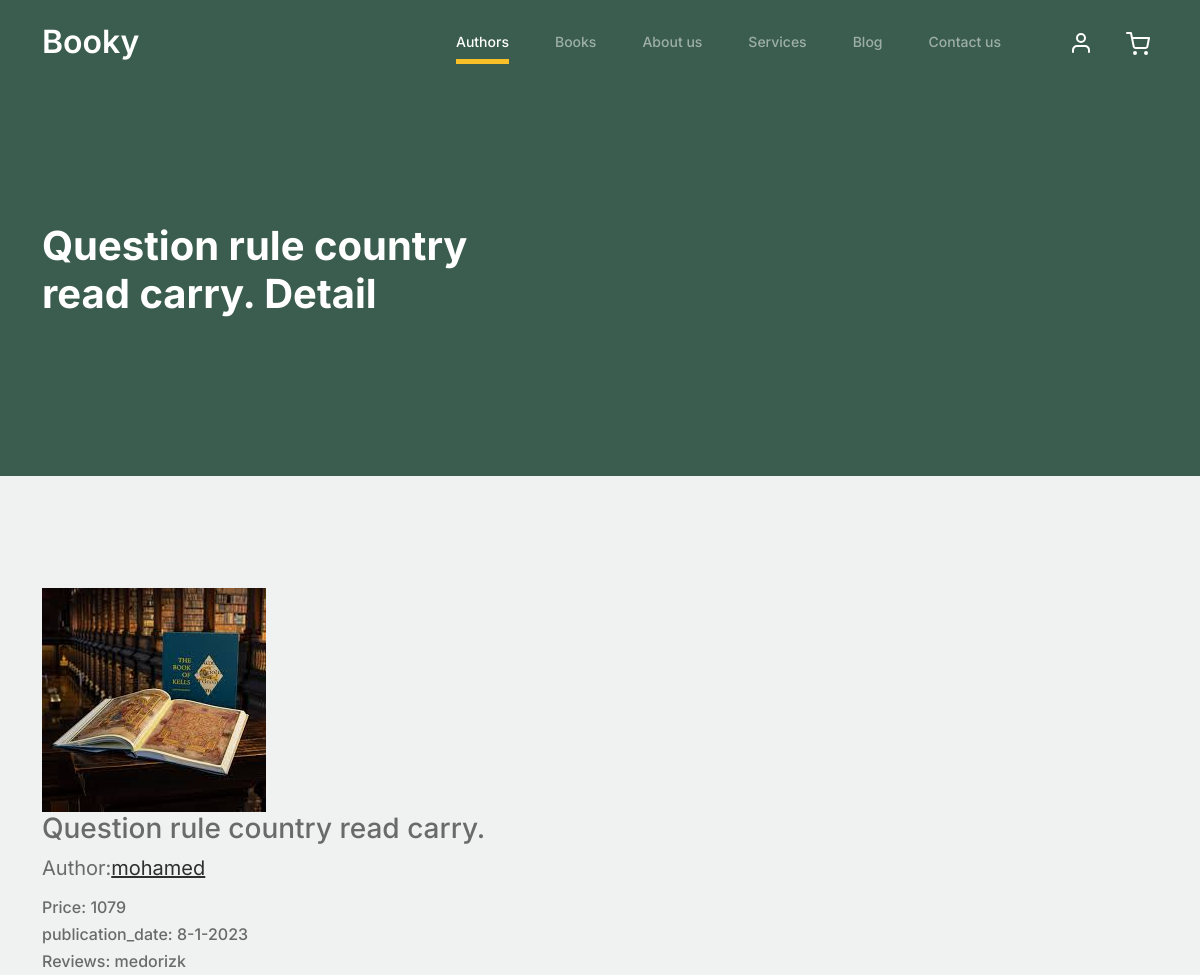
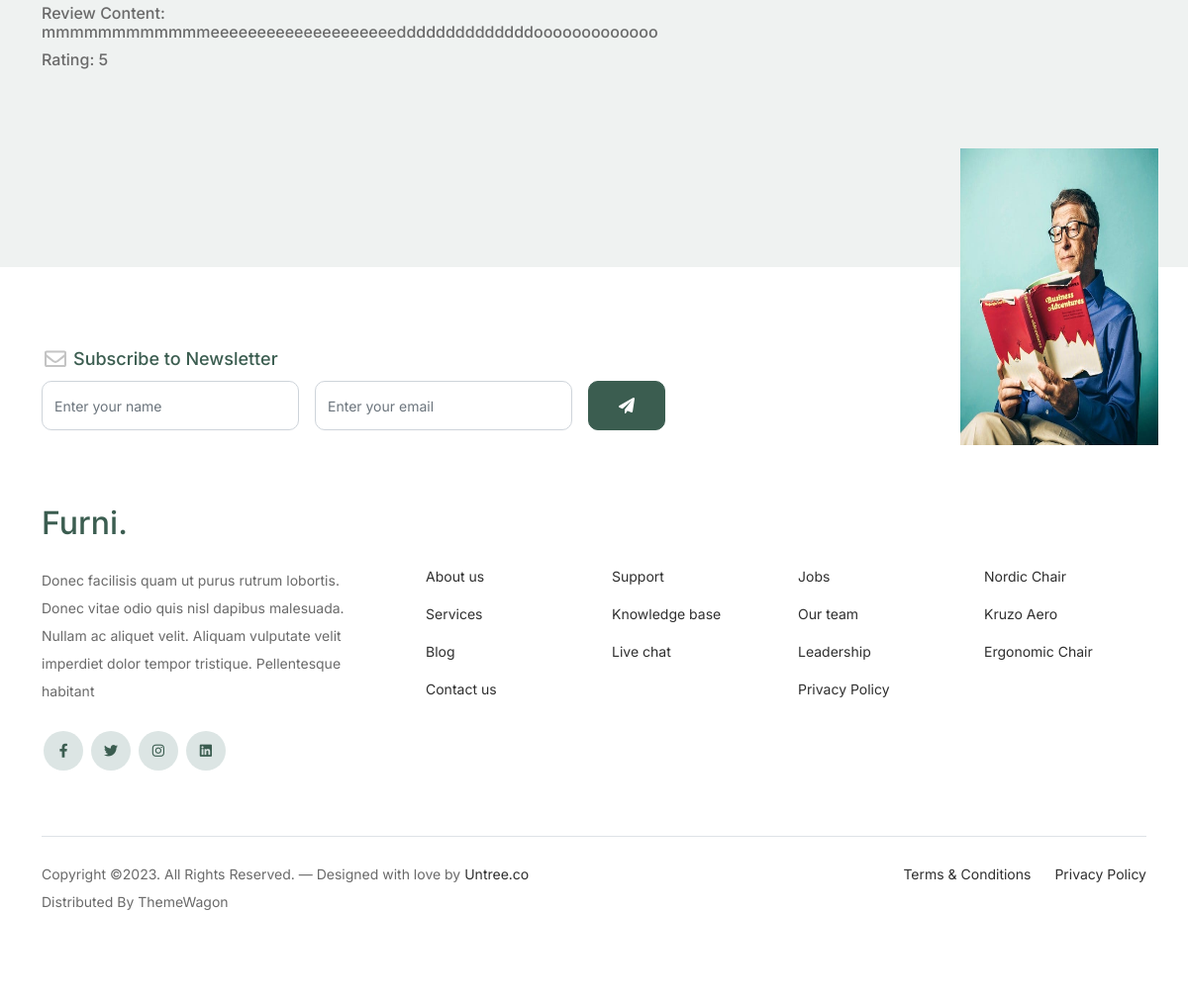
The app's page /authors/books/question-rule-country-read-carry with its own data (2 pictures, top to bottom).
### library/models.py (models this page shows, shortened)
class Book(models.Model):
    title =models.CharField(max_length=100)
    author=models.ForeignKey('Author',on_delete=models.CASCADE,related_name='book_author')
    publication_date=models.DateTimeField(default=timezone.now)
    price=models.IntegerField(null=True,blank=True)
    logo=models.ImageField(upload_to='books')
    review = models.ForeignKey('Review', on_delete=models.CASCADE,related_name='book_review')
    slug=models.SlugField(null=True,blank=True)
    def __str__(self):
        return self.title

class Author(models.Model):
    name=models.CharField(max_length=50)
    birth_date=models.DateField()
    biography=models.TextField(max_length=1000)
    image = models.ImageField(upload_to='image', default='1.jpg')
    slug=models.SlugField(null=True,blank=True)
    books = models.ForeignKey('Book', on_delete=models.CASCADE, related_name='author_books')
    def __str__(self):
        return self.name

class Review(models.Model):
    reviewer_name= models.CharField(max_length=50)
    content =models.TextField(max_length=1000)
    rating_choices = [(i, str(i)) for i in range(6)]  # Choices from 0 to 5
    rating = models.IntegerField(choices=rating_choices, default=0)
    def __str__(self):
        return self.reviewer_name

### library/views.py (the view)
# urls.py: path('books/<slug:slug>', book_detail),
def book_detail(request,slug):
    book=Book.objects.get(slug=slug)
    return render(request,'library/book_detail.html',{'book':book})

### library/templates/library/book_detail.html (shortened to what this page needs)
{% extends 'base.html' %}
{% block body %}
{% load static %}
<body>
    <nav class="custom-navbar navbar navbar navbar-expand-md navbar-dark bg-dark" arial-label="Furni navigation bar">
    </nav>
			<div class="hero">
				<div class="container">
					<div class="row justify-content-between">
						<div class="col-lg-5">
							<div class="intro-excerpt">
								<h1>{{book}} Detail</h1>
							</div>
						</div>
						<div class="col-lg-7">
						</div>
					</div>
				</div>
			</div>
    <div class="untree_co-section product-detail-section before-footer-section">
        <div class="container">
            <div class="row">
                <div class="col-12 col-md-5">
                    <div class="product-detail">
                        <a href="#"><img src="{{book.logo.url}}" alt=""></a>
                        <h3 class="product-title">{{book.title}}</h3>
                        <p style="font-size: 20px;">Author:<a href="/authors/{{book.author}}">{{book.author}}</a></p>
                        <h6 class="product-price">Price: {{book.price}}</h6>
                        <h6 class="publication_date">publication_date: {{book.publication_date|date:"j-n-o"}}</h6>
                        <h6 class="product-review">Reviews: {{book.review}}</h6>
                        <h6 class="product-review">Review Content: {{book.review.content}}</h6>
                        <h6 class="product-review">Rating: {{book.review.rating}}</h6>
                    </div>
                </div>
                    </div>
                </div>
            </div>
{% endblock body %}

### static/css/style.css (style rules this page uses)
body { overflow-x: hidden; position: relative; }
body { font-family: "Inter", sans-serif; font-weight: 400; line-height: 28px; color: #6a6a6a; font-size: 14px; background-color: #eff2f1; }
a { text-decoration: none; -webkit-transition: .3s all ease; -o-transition: .3s all ease; transition: .3s all ease; color: #2f2f2f; text-decoration: underline; }
.custom-navbar { background: #3b5d50 !important; padding-top: 20px; padding-bottom: 20px; }
.hero { background: #3b5d50; padding: calc(4rem - 30px) 0 0rem 0; }
@media (min-width: 768px) { .hero { padding: calc(4rem - 30px) 0 4rem 0; } }
@media (min-width: 992px) { .hero { padding: calc(8rem - 30px) 0 8rem 0; } }
.hero .intro-excerpt { position: relative; z-index: 4; }
@media (min-width: 992px) { .hero .intro-excerpt { max-width: 450px; } }
.hero h1 { font-weight: 700; color: #ffffff; margin-bottom: 30px; }
.before-footer-section { padding: 7rem 0 12rem 0 !important; }
.untree_co-section { padding: 7rem 0; }

### records on screen
Book: title "Question rule country read carry.", logo (picture), author "mohamed", price "1079", publication_date "8-1-2023", review "medorizk", review.content "mmmmmmmmmmmmeeeeeeeeeeeeeeeeeeeeddddddddddddddooooooooooooo", review.rating "5"
